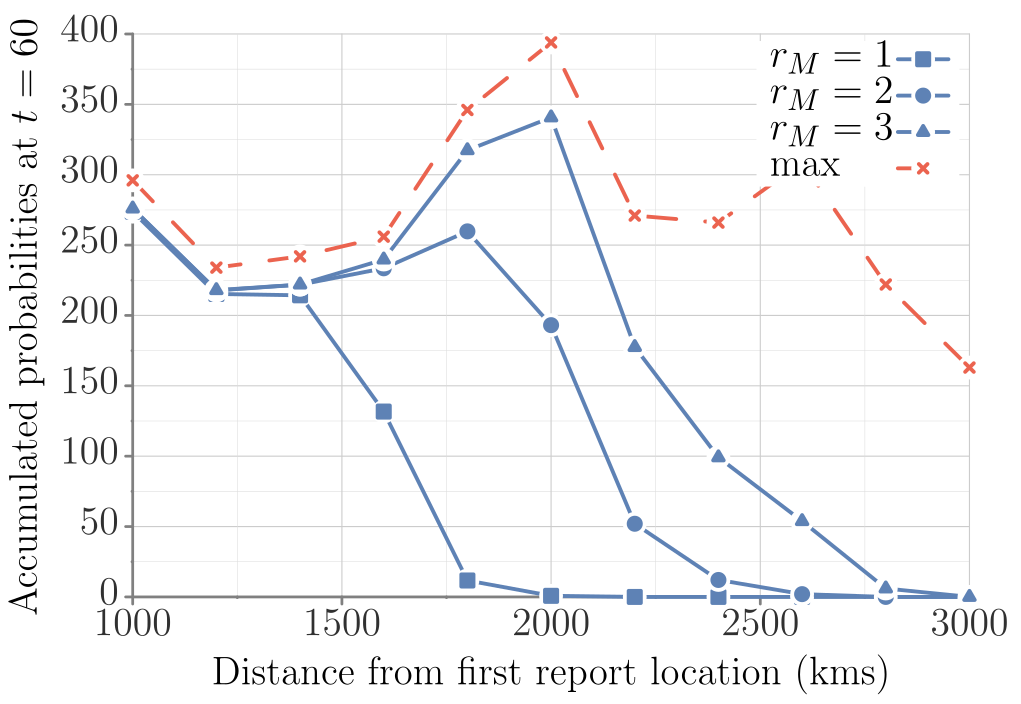

Write gnuplot code to recreate this figure.
##### terminal
clear
# set loadpath '~/Dropbox/proj/gp/src'
set term tikz standalone size 12.5cm,8.75cm font ",14" gparrows scale 2,2 textscale 2
set datafile separator ','

##### output
set output 'dist_prob_A_moore.tex'

##### bg: bg color, axes, grid, tics
##### http://www.colourlovers.com/palette/268142/Danger_Mouse
Danger='#F84934'; # red
Shoes='#4D5E5F'; # grey
##### Rand Olson
roBlue='#1F77B4';
roRed='#D62728';
# border
set style line 21 lt 1 lc rgb '#808080' 
set border 3 back ls 21 lw 5
# grid
set style line 22 lt 2 lc rgb '#CCCCCC' lw 2
set style line 23 lt 2 lc rgb '#DDDDDD' lw 1
set grid xtics mxtics ytics mytics back ls 22, ls 23
# tics
set tics textcolor rgb '#303030'
set tics nomirror out scale 1,.1
set mxtics 2
set mytics 2

##### load default linestyles
set style increment user
# taken care of in terminal
do for [i=1:15] { set style line i lt 1 lw 7 }

##### line colors
# mathematica default
DarkBlue= '#5e82b5'
Orange=   '#e09c24'
Green=    '#8fb030'
Red=      '#eb634f'
Purple=   '#8778b3'
Brown=    '#c46e1a'
LightBlue='#5c9ec7'
Yellow=   '#FDBF6F'
MATHEMATICA="#5e82b5 #e09c24 #8fb030 #eb634f #8778b3 #c46e1a #5c9ec7 #FDBF6F"
do for[i=1:8] {set style line i lc rgb word(MATHEMATICA,i)}
####

##### data style
set style data linespoints;
set style line 1 pt 5
set style line 2 pt 7
set style line 3 pt 13
set style line 4 pt 17
set style line 5 pt 4
set style line 6 pt 6
set style line 7 pt 12
set style line 8 pt 16
#
set pointintervalbox 4.5
do for [i=1:15] {set style line i ps 2.75 pi -1}

# NOTE: offsets should be a function of font sizes
##### key
set key t l Left spacing 2 width 5 opaque font ",15"

##### tics (note that tics are also set in theme)
set xtics font ",15" offset 0,.2
set ytics font ",15" offset 1.5,0

##### plot
set title font ",15" "" offset -3,.3
set xlabel "Distance from first report location (kms)" offset 0,0 font ",15"
set ylabel "Accumulated probabilities at $t=60$" offset -2,0 font ",15"


unset title;        set key r t width 7;        set xrange [1000:3000];        set xlabel offset 0,.7;        set xtics offset 0,-.4;

plot       'model-A_m1_60.csv' u 1:2 ls 1 pt 5 ti   '$\\r_M=1$',       'model-A_m2_60.csv' u 1:2 ls 1 pt 7 ti   '$\\r_M=2$',       'model-A_m3_60.csv' u 1:2 ls 1 pt 9 ti   '$\\r_M=3$',       '../obj/cell_count_distance.csv' u 1:2 ls 4 dashtype 2 ti  'max'

set term x11 reset;
